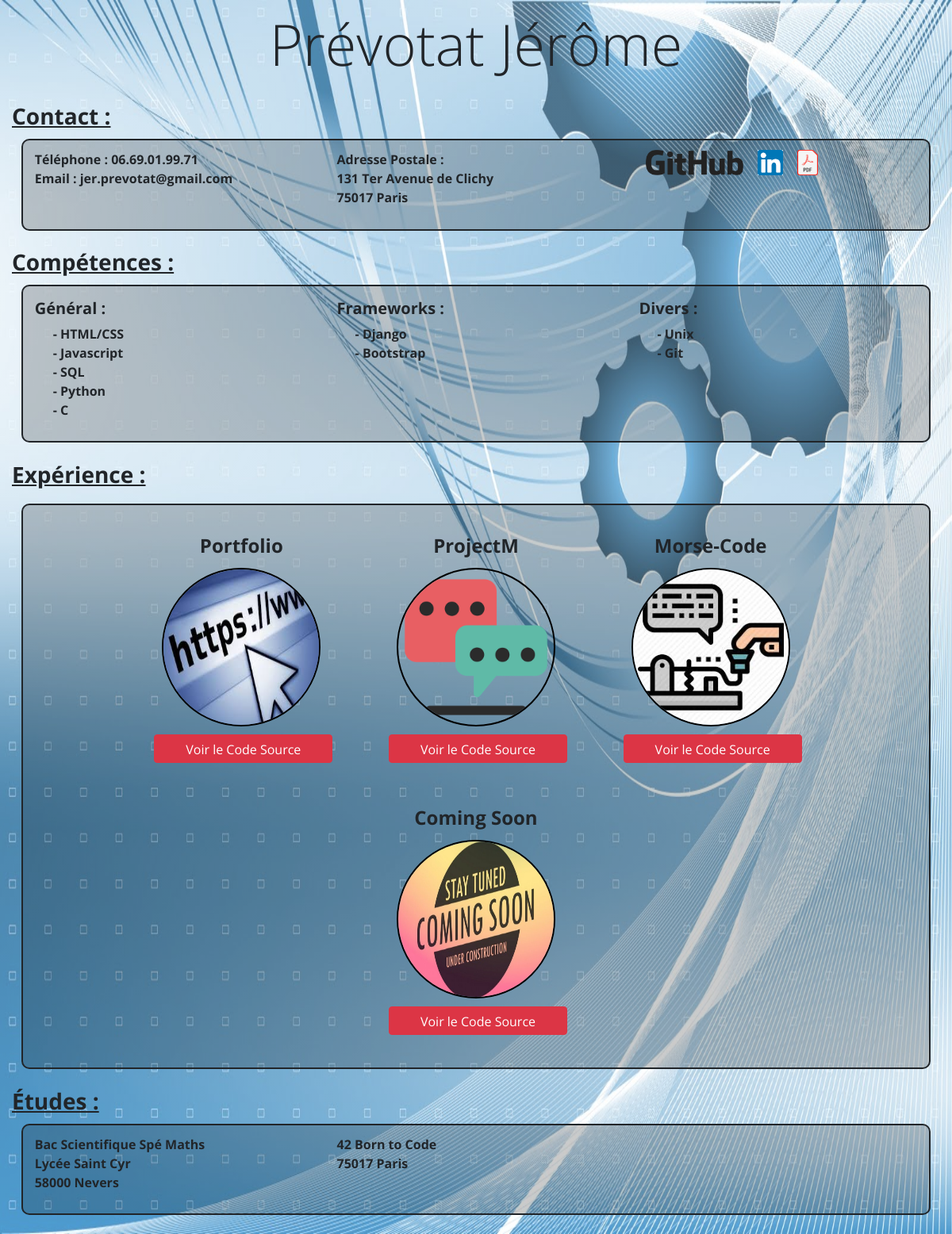
The page / on the database its author committed.
### website/models.py (models this page shows, shortened)
class Project(models.Model):
    project_name = models.CharField(max_length=50)
    description = models.TextField()
    img = models.FileField(upload_to='')

### website/views.py (the view)
# urls.py: path('', views.ProjectListView.as_view(), name="project_list"),
class ProjectListView(ListView):
    model = Project
    def get_queryset(self):
        return Project.objects.all()

### website/templates/website/project_list.html
{% extends 'website/content.html' %}
{% load staticfiles %}
{% block project_block %}
    {% for project in project_list %}
        <div class="project">
            <div class="row name">
                <div class="col-12 project-name">
                    <h4>{{ project.project_name }}</h4>
                </div>
            </div>
            <div class="row preview no-gutters">
                <div class="col-12">
                    <div class="container project-icon-container">
                        <a class="modal-toggler" data-toggle="modal" data-target="#project-modal" data-name="{{ project.project_name }}" data-description="{{ project.description }}">
                            <img class="project-icon" src="{{ project.img.url }}" alt="">
                        </a>
                    </div>
                </div>
            </div>
            <div class="row project-link no-gutters">
                <div class="col-12 links">
                    {% if project.project_name == "Coming Soon" %}
                        <a href="https://github.com/JeromePrevotat/">
                        <button class="btn btn-danger btn-source" type="button">Voir le Code Source</button></a>
                    {% else %}
                        <a href="https://github.com/JeromePrevotat/{{ project.project_name }}">
                            <button class="btn btn-danger btn-source" type="button">Voir le Code Source</button>
                        </a>
                    {% endif %}
                </div>
            </div>
        </div>
    {% endfor %}
{% endblock %}

### website/static/website/css/website.css (style rules this page uses)
* { font-family: 'Open Sans', sans-serif; }
.bg { padding-bottom: 1%; background-attachment: fixed; background-repeat: no-repeat; background-size: 100% 100%; background-image: linear-gradient(to bottom, rgba(255, 255, 255, 0.3), rgba(255, 255, 255, 0.3)), url("/static/website/img/background-tech-01.jpg"); }
h4 { font-weight: bolder; }
.project { margin: 2%; min-width: 250px; width: 20%; box-sizing: border-box; display: flex; flex-direction: column; flex-wrap: wrap; justify-content: space-between; }
.name { width: 100%; margin: 1% 0; }
.project-name { text-align: center; white-space: nowrap; overflow: hidden; text-overflow: ellipsis; }
.preview { width: auto; margin: 1%; }
.project-icon-container { display: flex; margin-left: auto; margin-right: auto; }
.modal-toggler { margin: auto; width: 200px; height: 200px; border-radius: 50%; }
.project-icon { margin: auto; width: 200px; height: 200px; border-radius: 50%; border: solid black 2px; }
.project-link { width: 100%; margin: 1% 0; }
.links { width: 100%; height: 100%; text-align: center; margin: 1%; padding-top: 1%; }
.btn-source { width: 90%; height: 85%; overflow: hidden; }

### rows shown on the page
Project: project_name "Portfolio", img (picture)
Project: project_name "ProjectM", img (picture)
Project: project_name "Morse-Code", img (picture)
Project: project_name "Coming Soon", img (picture), shows "Voir le Code Source"
